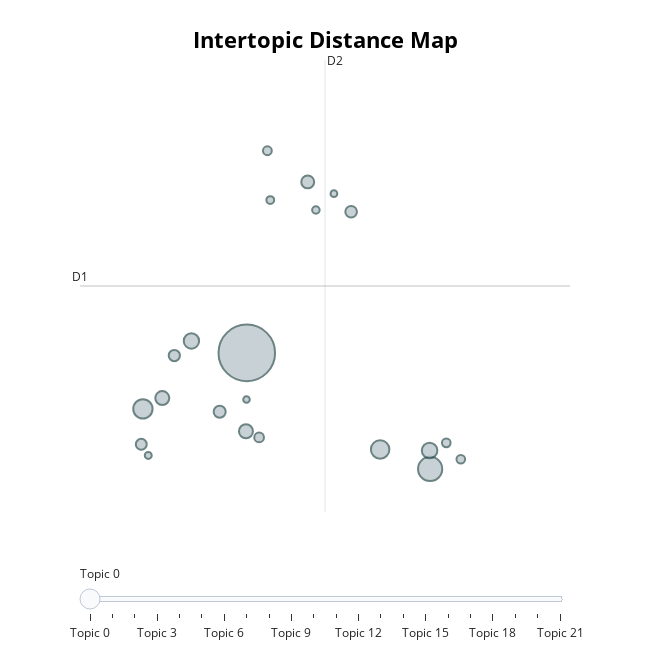

Source (notebook cell):
### Code cell
topic_model.visualize_topics()

### Figure 1 — Plotly figure (JSON) as saved in the notebook; plotly's stock layout.template omitted (floating-point values rounded to 4 significant figures)
{"data": [{"customdata": [[0, "model | financial | policy | risk | shocks", 5495], [1, "game | agent | games | information | preferences", 1006], [2, "wage | workers | unemployment | labor | job", 640], [3, "trade | export | firms | countries | exports", 586], [4, "consumers | price | firms | competition | market", 416], [5, "emissions | environmental | energy | pollution | carbon", 404], [6, "political | voters | elections | vote | electoral", 338], [7, "students | school | schools | education | student", 337], [8, "marriage | children | child | fertility | women", 286], [9, "health | insurance | care | retirement | medicare", 248], [10, "migration | migrants | immigration | immigrants | labor", 233], [11, "tax | taxes | income | taxation | capital", 216], [12, "inequality | income | wealth | consumption | households", 205], [13, "gender | women | female | men | gap", 162], [14, "crime | criminal | police | crimes | judges", 135], [15, "patent | innovation | patents | protection | firms", 128], [16, "auction | auctions | bidders | bidding | seller", 128], [17, "land | agricultural | farmers | productivity | agriculture", 105], [18, "conflict | ethnic | violence | war | civil", 97], [19, "productivity | growth | knowledge | technology | spillovers", 83], [20, "infrastructure | cities | road | transport | transportation", 78], [21, "poverty | households | household | poor | savings", 73]], "hovertemplate": "<b>Topic %{customdata[0]}</b><br>%{customdata[1]}<br>Size: %{customdata[2]}", "legendgroup": "", "marker": {"color": "#B0BEC5", "line": {"color": "DarkSlateGrey", "width": 2}, "size": [5495, 1006, 640, 586, 416, 404, 338, 337, 286, 248, 233, 216, 205, 162, 135, 128, 128, 105, 97, 83, 78, 73], "sizemode": "area", "sizeref": 3.434, "symbol": "circle"}, "mode": "markers", "name": "", "orientation": "v", "showlegend": false, "type": "scatter", "x": [6.662, 9.039, 5.316, 8.391, 9.032, 5.945, 5.567, 6.651, 7.452, 6.311, 8.015, 5.723, 5.295, 6.822, 6.929, 9.436, 9.248, 6.967, 7.558, 5.385, 7.792, 6.659], "xaxis": "x", "y": [8.38, 5.967, 7.216, 6.373, 6.352, 8.627, 7.44, 6.751, 11.93, 7.156, 11.31, 8.325, 6.48, 6.621, 12.58, 6.169, 6.509, 11.56, 11.35, 6.248, 11.69, 7.41], "yaxis": "y"}], "layout": {"annotations": [{"showarrow": false, "text": "D1", "x": 4.501, "y": 9.771, "yshift": 10}, {"showarrow": false, "text": "D2", "x": 7.676, "xshift": 10, "y": 14.47}], "height": 650, "hoverlabel": {"bgcolor": "white", "font": {"family": "Rockwell", "size": 16}}, "legend": {"itemsizing": "constant", "tracegroupgap": 0}, "margin": {"t": 60}, "shapes": [{"line": {"color": "#CFD8DC", "width": 2}, "type": "line", "x0": 7.676, "x1": 7.676, "y0": 5.072, "y1": 14.47}, {"line": {"color": "#9E9E9E", "width": 2}, "type": "line", "x0": 4.501, "x1": 10.85, "y0": 9.771, "y1": 9.771}], "sliders": [{"active": 0, "pad": {"t": 50}, "steps": [{"args": [{"marker.color": [["red", "#B0BEC5", "#B0BEC5", "#B0BEC5", "#B0BEC5", "#B0BEC5", "#B0BEC5", "#B0BEC5", "#B0BEC5", "#B0BEC5", "#B0BEC5", "#B0BEC5", "#B0BEC5", "#B0BEC5", "#B0BEC5", "#B0BEC5", "#B0BEC5", "#B0BEC5", "#B0BEC5", "#B0BEC5", "#B0BEC5", "#B0BEC5"]]}], "label": "Topic 0", "method": "update"}, {"args": [{"marker.color": [["#B0BEC5", "red", "#B0BEC5", "#B0BEC5", "#B0BEC5", "#B0BEC5", "#B0BEC5", "#B0BEC5", "#B0BEC5", "#B0BEC5", "#B0BEC5", "#B0BEC5", "#B0BEC5", "#B0BEC5", "#B0BEC5", "#B0BEC5", "#B0BEC5", "#B0BEC5", "#B0BEC5", "#B0BEC5", "#B0BEC5", "#B0BEC5"]]}], "label": "Topic 1", "method": "update"}, {"args": [{"marker.color": [["#B0BEC5", "#B0BEC5", "red", "#B0BEC5", "#B0BEC5", "#B0BEC5", "#B0BEC5", "#B0BEC5", "#B0BEC5", "#B0BEC5", "#B0BEC5", "#B0BEC5", "#B0BEC5", "#B0BEC5", "#B0BEC5", "#B0BEC5", "#B0BEC5", "#B0BEC5", "#B0BEC5", "#B0BEC5", "#B0BEC5", "#B0BEC5"]]}], "label": "Topic 2", "method": "update"}, {"args": [{"marker.color": [["#B0BEC5", "#B0BEC5", "#B0BEC5", "red", "#B0BEC5", "#B0BEC5", "#B0BEC5", "#B0BEC5", "#B0BEC5", "#B0BEC5", "#B0BEC5", "#B0BEC5", "#B0BEC5", "#B0BEC5", "#B0BEC5", "#B0BEC5", "#B0BEC5", "#B0BEC5", "#B0BEC5", "#B0BEC5", "#B0BEC5", "#B0BEC5"]]}], "label": "Topic 3", "method": "update"}, {"args": [{"marker.color": [["#B0BEC5", "#B0BEC5", "#B0BEC5", "#B0BEC5", "red", "#B0BEC5", "#B0BEC5", "#B0BEC5", "#B0BEC5", "#B0BEC5", "#B0BEC5", "#B0BEC5", "#B0BEC5", "#B0BEC5", "#B0BEC5", "#B0BEC5", "#B0BEC5", "#B0BEC5", "#B0BEC5", "#B0BEC5", "#B0BEC5", "#B0BEC5"]]}], "label": "Topic 4", "method": "update"}, {"args": [{"marker.color": [["#B0BEC5", "#B0BEC5", "#B0BEC5", "#B0BEC5", "#B0BEC5", "red", "#B0BEC5", "#B0BEC5", "#B0BEC5", "#B0BEC5", "#B0BEC5", "#B0BEC5", "#B0BEC5", "#B0BEC5", "#B0BEC5", "#B0BEC5", "#B0BEC5", "#B0BEC5", "#B0BEC5", "#B0BEC5", "#B0BEC5", "#B0BEC5"]]}], "label": "Topic 5", "method": "update"}, {"args": [{"marker.color": [["#B0BEC5", "#B0BEC5", "#B0BEC5", "#B0BEC5", "#B0BEC5", "#B0BEC5", "red", "#B0BEC5", "#B0BEC5", "#B0BEC5", "#B0BEC5", "#B0BEC5", "#B0BEC5", "#B0BEC5", "#B0BEC5", "#B0BEC5", "#B0BEC5", "#B0BEC5", "#B0BEC5", "#B0BEC5", "#B0BEC5", "#B0BEC5"]]}], "label": "Topic 6", "method": "update"}, {"args": [{"marker.color": [["#B0BEC5", "#B0BEC5", "#B0BEC5", "#B0BEC5", "#B0BEC5", "#B0BEC5", "#B0BEC5", "red", "#B0BEC5", "#B0BEC5", "#B0BEC5", "#B0BEC5", "#B0BEC5", "#B0BEC5", "#B0BEC5", "#B0BEC5", "#B0BEC5", "#B0BEC5", "#B0BEC5", "#B0BEC5", "#B0BEC5", "#B0BEC5"]]}], "label": "Topic 7", "method": "update"}, {"args": [{"marker.color": [["#B0BEC5", "#B0BEC5", "#B0BEC5", "#B0BEC5", "#B0BEC5", "#B0BEC5", "#B0BEC5", "#B0BEC5", "red", "#B0BEC5", "#B0BEC5", "#B0BEC5", "#B0BEC5", "#B0BEC5", "#B0BEC5", "#B0BEC5", "#B0BEC5", "#B0BEC5", "#B0BEC5", "#B0BEC5", "#B0BEC5", "#B0BEC5"]]}], "label": "Topic 8", "method": "update"}, {"args": [{"marker.color": [["#B0BEC5", "#B0BEC5", "#B0BEC5", "#B0BEC5", "#B0BEC5", "#B0BEC5", "#B0BEC5", "#B0BEC5", "#B0BEC5", "red", "#B0BEC5", "#B0BEC5", "#B0BEC5", "#B0BEC5", "#B0BEC5", "#B0BEC5", "#B0BEC5", "#B0BEC5", "#B0BEC5", "#B0BEC5", "#B0BEC5", "#B0BEC5"]]}], "label": "Topic 9", "method": "update"}, {"args": [{"marker.color": [["#B0BEC5", "#B0BEC5", "#B0BEC5", "#B0BEC5", "#B0BEC5", "#B0BEC5", "#B0BEC5", "#B0BEC5", "#B0BEC5", "#B0BEC5", "red", "#B0BEC5", "#B0BEC5", "#B0BEC5", "#B0BEC5", "#B0BEC5", "#B0BEC5", "#B0BEC5", "#B0BEC5", "#B0BEC5", "#B0BEC5", "#B0BEC5"]]}], "label": "Topic 10", "method": "update"}, {"args": [{"marker.color": [["#B0BEC5", "#B0BEC5", "#B0BEC5", "#B0BEC5", "#B0BEC5", "#B0BEC5", "#B0BEC5", "#B0BEC5", "#B0BEC5", "#B0BEC5", "#B0BEC5", "red", "#B0BEC5", "#B0BEC5", "#B0BEC5", "#B0BEC5", "#B0BEC5", "#B0BEC5", "#B0BEC5", "#B0BEC5", "#B0BEC5", "#B0BEC5"]]}], "label": "Topic 11", "method": "update"}, {"args": [{"marker.color": [["#B0BEC5", "#B0BEC5", "#B0BEC5", "#B0BEC5", "#B0BEC5", "#B0BEC5", "#B0BEC5", "#B0BEC5", "#B0BEC5", "#B0BEC5", "#B0BEC5", "#B0BEC5", "red", "#B0BEC5", "#B0BEC5", "#B0BEC5", "#B0BEC5", "#B0BEC5", "#B0BEC5", "#B0BEC5", "#B0BEC5", "#B0BEC5"]]}], "label": "Topic 12", "method": "update"}, {"args": [{"marker.color": [["#B0BEC5", "#B0BEC5", "#B0BEC5", "#B0BEC5", "#B0BEC5", "#B0BEC5", "#B0BEC5", "#B0BEC5", "#B0BEC5", "#B0BEC5", "#B0BEC5", "#B0BEC5", "#B0BEC5", "red", "#B0BEC5", "#B0BEC5", "#B0BEC5", "#B0BEC5", "#B0BEC5", "#B0BEC5", "#B0BEC5", "#B0BEC5"]]}], "label": "Topic 13", "method": "update"}, {"args": [{"marker.color": [["#B0BEC5", "#B0BEC5", "#B0BEC5", "#B0BEC5", "#B0BEC5", "#B0BEC5", "#B0BEC5", "#B0BEC5", "#B0BEC5", "#B0BEC5", "#B0BEC5", "#B0BEC5", "#B0BEC5", "#B0BEC5", "red", "#B0BEC5", "#B0BEC5", "#B0BEC5", "#B0BEC5", "#B0BEC5", "#B0BEC5", "#B0BEC5"]]}], "label": "Topic 14", "method": "update"}, {"args": [{"marker.color": [["#B0BEC5", "#B0BEC5", "#B0BEC5", "#B0BEC5", "#B0BEC5", "#B0BEC5", "#B0BEC5", "#B0BEC5", "#B0BEC5", "#B0BEC5", "#B0BEC5", "#B0BEC5", "#B0BEC5", "#B0BEC5", "#B0BEC5", "red", "#B0BEC5", "#B0BEC5", "#B0BEC5", "#B0BEC5", "#B0BEC5", "#B0BEC5"]]}], "label": "Topic 15", "method": "update"}, {"args": [{"marker.color": [["#B0BEC5", "#B0BEC5", "#B0BEC5", "#B0BEC5", "#B0BEC5", "#B0BEC5", "#B0BEC5", "#B0BEC5", "#B0BEC5", "#B0BEC5", "#B0BEC5", "#B0BEC5", "#B0BEC5", "#B0BEC5", "#B0BEC5", "#B0BEC5", "red", "#B0BEC5", "#B0BEC5", "#B0BEC5", "#B0BEC5", "#B0BEC5"]]}], "label": "Topic 16", "method": "update"}, {"args": [{"marker.color": [["#B0BEC5", "#B0BEC5", "#B0BEC5", "#B0BEC5", "#B0BEC5", "#B0BEC5", "#B0BEC5", "#B0BEC5", "#B0BEC5", "#B0BEC5", "#B0BEC5", "#B0BEC5", "#B0BEC5", "#B0BEC5", "#B0BEC5", "#B0BEC5", "#B0BEC5", "red", "#B0BEC5", "#B0BEC5", "#B0BEC5", "#B0BEC5"]]}], "label": "Topic 17", "method": "update"}, {"args": [{"marker.color": [["#B0BEC5", "#B0BEC5", "#B0BEC5", "#B0BEC5", "#B0BEC5", "#B0BEC5", "#B0BEC5", "#B0BEC5", "#B0BEC5", "#B0BEC5", "#B0BEC5", "#B0BEC5", "#B0BEC5", "#B0BEC5", "#B0BEC5", "#B0BEC5", "#B0BEC5", "#B0BEC5", "red", "#B0BEC5", "#B0BEC5", "#B0BEC5"]]}], "label": "Topic 18", "method": "update"}, {"args": [{"marker.color": [["#B0BEC5", "#B0BEC5", "#B0BEC5", "#B0BEC5", "#B0BEC5", "#B0BEC5", "#B0BEC5", "#B0BEC5", "#B0BEC5", "#B0BEC5", "#B0BEC5", "#B0BEC5", "#B0BEC5", "#B0BEC5", "#B0BEC5", "#B0BEC5", "#B0BEC5", "#B0BEC5", "#B0BEC5", "red", "#B0BEC5", "#B0BEC5"]]}], "label": "Topic 19", "method": "update"}, {"args": [{"marker.color": [["#B0BEC5", "#B0BEC5", "#B0BEC5", "#B0BEC5", "#B0BEC5", "#B0BEC5", "#B0BEC5", "#B0BEC5", "#B0BEC5", "#B0BEC5", "#B0BEC5", "#B0BEC5", "#B0BEC5", "#B0BEC5", "#B0BEC5", "#B0BEC5", "#B0BEC5", "#B0BEC5", "#B0BEC5", "#B0BEC5", "red", "#B0BEC5"]]}], "label": "Topic 20", "method": "update"}, {"args": [{"marker.color": [["#B0BEC5", "#B0BEC5", "#B0BEC5", "#B0BEC5", "#B0BEC5", "#B0BEC5", "#B0BEC5", "#B0BEC5", "#B0BEC5", "#B0BEC5", "#B0BEC5", "#B0BEC5", "#B0BEC5", "#B0BEC5", "#B0BEC5", "#B0BEC5", "#B0BEC5", "#B0BEC5", "#B0BEC5", "#B0BEC5", "#B0BEC5", "red"]]}], "label": "Topic 21", "method": "update"}]}], "title": {"font": {"color": "Black", "size": 22}, "text": "<b>Intertopic Distance Map</b>", "x": 0.5, "xanchor": "center", "y": 0.95, "yanchor": "top"}, "width": 650, "xaxis": {"anchor": "y", "domain": [0, 1], "range": [4.501, 10.85], "title": {"text": ""}, "visible": false}, "yaxis": {"anchor": "x", "domain": [0, 1], "range": [5.072, 14.47], "title": {"text": ""}, "visible": false}}}
